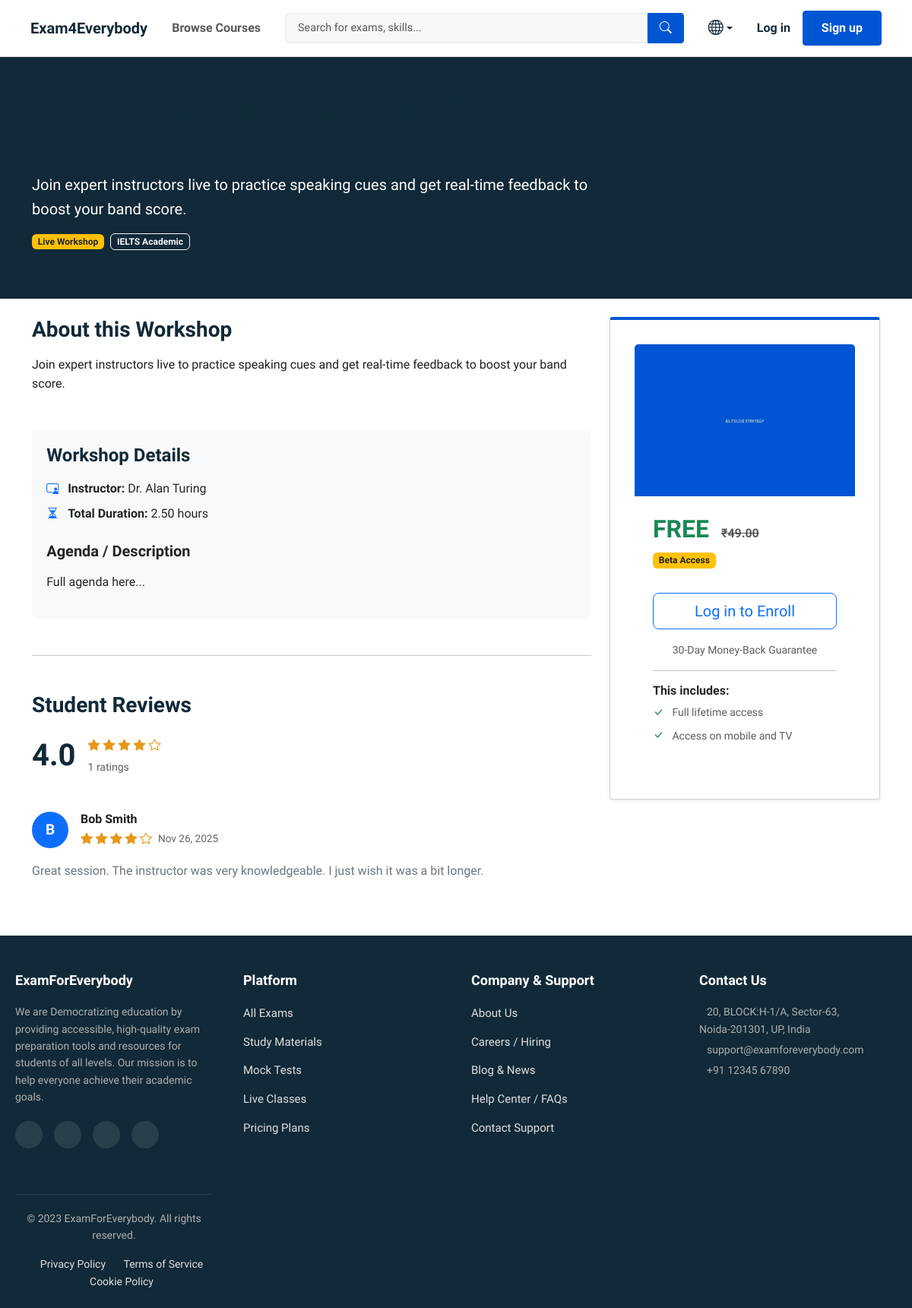
The app's page /marketplace/ielts-speaking-live/ with its own data.
### marketplace/models.py (models this page shows, shortened)
class MarketplaceItem(TimeStampedModel):
    class ItemType(models.TextChoices):
        MOCK_TEST = 'MOCK_TEST', _('Mock Test')
        WORKSHOP = 'WORKSHOP', _('Workshop')
        VIDEO_COURSE = 'VIDEO_COURSE', _('Video Course')
        NOTE = 'NOTE', _('Note')
    title = models.CharField(_("Title"), max_length=255)
    description = models.TextField(_("Description"), blank=True)
    slug = models.SlugField(unique=True, max_length=255, help_text=_("URL friendly name"))
    item_type = models.CharField(max_length=20, choices=ItemType.choices)
    price = models.DecimalField(max_digits=10, decimal_places=2, default=0.00)
    thumbnail_image = models.ImageField(upload_to='thumbnails/items/', blank=True, null=True)
    categories = models.ManyToManyField(Category, related_name='items', blank=True)
    is_active = models.BooleanField(default=False, help_text=_("Is this item listed for sale?"))

class Testimonial(TimeStampedModel):
    item = models.ForeignKey(MarketplaceItem, on_delete=models.CASCADE, related_name='testimonials')
    user = models.ForeignKey(settings.AUTH_USER_MODEL, on_delete=models.CASCADE)
    rating = models.PositiveSmallIntegerField(help_text=_("Rating from 1 to 5"))
    text = models.TextField(_("Review Text"))
    class Meta:
        unique_together = ('item', 'user')

### core/models.py (models this page shows, shortened)
class Category(TimeStampedModel):
    value = models.CharField(
        max_length=50,
        unique=True,
        verbose_name="Internal Code"
    )
    display_name = models.CharField(
        max_length=100,
        verbose_name="Display Name"
    )
    parent_category = models.ForeignKey(
        'self',
        on_delete=models.SET_NULL,
        null=True,
        blank=True,
        related_name='children'
    )
    class Meta:
        verbose_name_plural = "Categories"
        ordering = ['display_name']

### workshops/models.py (models this page shows, shortened)
class WorkshopAttributes(TimeStampedModel):
    item = models.OneToOneField(MarketplaceItem, on_delete=models.CASCADE, primary_key=True, related_name='workshop_details')
    instructor = models.ForeignKey(settings.AUTH_USER_MODEL, on_delete=models.SET_NULL, null=True, related_name='taught_workshops')
    description_long = models.TextField(_("Detailed Agenda"), help_text=_("Full schedule or curriculum details"))
    prerequisites = models.TextField(_("Prerequisites"), blank=True)
    total_duration_hours = models.DecimalField(max_digits=4, decimal_places=2, help_text=_("Approximate total duration"))

### users/models.py (models this page shows, shortened)
class CustomUser(AbstractUser):
    class Role(models.TextChoices):
        STUDENT = 'STUDENT', 'Student'
        INSTRUCTOR = 'INSTRUCTOR', 'Instructor'
        ADMIN = 'ADMIN', 'Admin'
    country = models.CharField(
        max_length=2,
        choices=COUNTRY_CHOICES,
        default='IN',
        verbose_name=("Country")
    )
    role = models.CharField(
        max_length=15,
        choices=Role.choices,
        default=Role.STUDENT,
        verbose_name="User Role"
    )
    bio = models.TextField(
        blank=True,
        null=True
    )
    REQUIRED_FIELDS = ['email', 'role']

### marketplace/views.py (the view)
# urls.py: path('<slug:slug>/', views.ItemDetailView.as_view(), name='item_detail'),
class ItemDetailView(DetailView):
    model = MarketplaceItem
    template_name = 'marketplace/item_detail.html'
    context_object_name = 'item'
    def get_queryset(self):
        return MarketplaceItem.objects.filter(is_active=True)
    def get_context_data(self, **kwargs):
        context = super().get_context_data(**kwargs)
        item = self.get_object()
        reviews = Testimonial.objects.filter(item=item).order_by('-created')
        avg_rating = reviews.aggregate(Avg('rating'))['rating__avg']
        is_enrolled = False
        if self.request.user.is_authenticated:
            is_enrolled = UserEnrollment.objects.filter(
                user=self.request.user,
                item=item
            ).exists()
        context['reviews'] = reviews
        context['avg_rating'] = avg_rating if avg_rating else 0
        context['review_count'] = reviews.count()
        context['is_enrolled'] = is_enrolled
        return context

### core/context_processors.py (called while the page is built)
def global_categories(request):
    return {
        'PAYMENTS_ACTIVE': settings.PAYMENTS_ACTIVE,
        'navbar_categories': Category.objects.filter(parent_category__isnull=True).prefetch_related('children')
    }

### templates/marketplace/item_detail.html (shortened to what this page needs)
{% extends 'base.html' %}
{% load static %}
{% load i18n %}
{% block content %}
<div style="background-color: var(--brand-dark); color: white;" class="py-5 mb-4">
    <div class="container">
        <div class="row">
            <div class="col-lg-8">
                <h1 class="fw-bold">{{ item.title }}</h1>
                 <p class="lead mb-3">{{ item.description|truncatewords:30 }}</p>
                 <div class="d-flex align-items-center mb-3">
                    <span class="badge bg-warning text-dark me-2">
                        {% if item.item_type == 'MOCK_TEST' %}
                            {% trans "Mock Test" %}
                        {% elif item.item_type == 'WORKSHOP' %}
                            {% trans "Live Workshop" %}
                        {% endif %}
                    </span>
                     {% if item.categories.first %}
                        <span class="badge border border-light text-light">{{ item.categories.first.display_name }}</span>
                     {% endif %}
                 </div>
            </div>
        </div>
    </div>
</div>
<div class="container mb-5">
    <div class="row">
        <div class="col-lg-8 order-2 order-lg-1">
             <h3 class="mb-3 fw-bold" style="color: var(--brand-dark);">{% trans "About this" %} {{ item.get_item_type_display }}</h3>
             <div class="mb-5">
                 {{ item.description|linebreaks }}
             </div>
             {% if item.item_type == 'MOCK_TEST' and item.mock_test_details %}
                <div class="card mb-4 border-0 bg-light">
                    <div class="card-body">
                        <h4 class="fw-bold mb-3">{% trans "Test Details" %}</h4>
                        <ul class="list-unstyled">
                            <li class="mb-2"><i class="bi bi-bar-chart-fill text-primary me-2"></i> <strong>{% trans "Level:" %}</strong> {{ item.mock_test_details.get_level_display }}</li>
                            <li class="mb-2"><i class="bi bi-clock-fill text-primary me-2"></i> <strong>{% trans "Duration:" %}</strong> {{ item.mock_test_details.duration_minutes }} {% trans "minutes" %}</li>
                        </ul>
                    </div>
                </div>
             {% elif item.item_type == 'WORKSHOP' and item.workshop_details %}
                <div class="card mb-4 border-0 bg-light">
                    <div class="card-body">
                        <h4 class="fw-bold mb-3">{% trans "Workshop Details" %}</h4>
                         <ul class="list-unstyled">
                            <li class="mb-2"><i class="bi bi-person-video3 text-primary me-2"></i> <strong>{% trans "Instructor:" %}</strong> {{ item.workshop_details.instructor.get_full_name }}</li>
                            <li class="mb-2"><i class="bi bi-hourglass-split text-primary me-2"></i> <strong>{% trans "Total Duration:" %}</strong> {{ item.workshop_details.total_duration_hours }} {% trans "hours" %}</li>
                        </ul>
                        <h5 class="mt-4 fw-bold">{% trans "Agenda / Description" %}</h5>
                        <p>{{ item.workshop_details.description_long|linebreaks }}</p>
                    </div>
                </div>
             {% endif %}
            <hr class="my-5">
            <h3 class="mb-4 fw-bold" style="color: var(--brand-dark);">
                 {% trans "Student Reviews" %}
            </h3>
            <div class="d-flex align-items-center mb-4">
                 <h1 class="fw-bold mb-0 me-3" style="color: var(--brand-dark);">
                     {{ avg_rating|default:"0.0"|floatformat:1 }}
                 </h1>
                 <div>
                     <div class="star-rating-static mb-1">
                        {% with rating_int=avg_rating|default:0|floatformat:0|add:0 %}
                            {% for i in "12345" %}
                                {% if forloop.counter <= rating_int %}
                                    <i class="bi bi-star-fill"></i>
                                {% else %}
                                    <i class="bi bi-star"></i>
                                {% endif %}
                            {% endfor %}
                        {% endwith %}
                     </div>
                     <p class="text-muted small mb-0">
                         {{ review_count }} {% trans "ratings" %}
                     </p>
                 </div>
            </div>
            <div class="reviews-list">
                 {% for review in reviews %}
                 <div class="review-card">
                     <div class="d-flex mb-3">
                         <div class="avatar-circle bg-primary text-white rounded-circle d-flex align-items-center justify-content-center me-3 review-avatar">
                             {{ review.user.email|first|upper }}
                         </div>
                         <div>
                             <h6 class="fw-bold mb-1">
                                 {% if review.user.get_full_name %}
                                     {{ review.user.get_full_name }}
                                 {% else %}
                                     {{ review.user.email|truncatechars:10 }}
                                 {% endif %}
                             </h6>
                             <div class="d-flex align-items-center">
                                 <div class="star-rating-static me-2 small">
                                     {% for i in "12345" %}
                                         {% if forloop.counter <= review.rating %}
                                             <i class="bi bi-star-fill"></i>
                                         {% else %}
                                             <i class="bi bi-star"></i>
                                         {% endif %}
                                     {% endfor %}
                                 </div>
                                 <span class="review-date">
                                     {{ review.created|date:"M d, Y" }}
                                 </span>
                             </div>
                         </div>
                     </div>
                     <p class="mb-0 text-secondary">{{ review.text|linebreaksbr }}</p>
                 </div>
                 {% empty %}
                 <p class="text-muted py-3">
                     {% trans "No reviews yet. Be the first to review this item!" %}
                 </p>
                 {% endfor %}
            </div>
        </div>
        <div class="col-lg-4 order-1 order-lg-2 mb-4 position-relative">
            <div class="card shadow-sm sticky-lg-top hero-card-floating" style="top: 2rem; z-index: 100;">
                {% if item.thumbnail_image %}
                    <img src="{{ item.thumbnail_image.url }}" class="card-img-top" alt="{{ item.title }}" style="height: 200px; object-fit: cover;">
                {% else %}
                    <div class="bg-secondary" style="height: 200px;"></div>
                {% endif %}
                <div class="card-body p-4">
                    {% if is_enrolled %}
                        <div class="text-center mb-4">
                            <span class="badge bg-success-subtle text-success border border-success mb-3 px-3 py-2 rounded-pill">
                                <i class="bi bi-check-circle-fill me-1"></i> {% trans "Enrolled" %}
                            </span>
                            <h3 class="fw-bold text-success">{% trans "You own this." %}</h3>
                            <p class="text-muted small">{% trans "Ready to continue your learning?" %}</p>
                        </div>
                        <div class="d-grid">
                            {% if item.item_type == 'MOCK_TEST' %}
    <a href="{% url 'start_test' item.slug %}" class="btn btn-success btn-lg w-100 shadow-sm">
        <i class="bi bi-play-circle-fill me-2"></i> {% trans "Start Test" %}
    </a>
{% elif item.item_type == 'WORKSHOP' %}
    <a href="#" class="btn btn-primary btn-lg w-100 shadow-sm">
        <i class="bi bi-camera-video-fill me-2"></i> {% trans "Join Session" %}
    </a>
{% endif %}
                        </div>
                    {% else %}
                        <div class="mb-4">
                            {% if PAYMENTS_ACTIVE %}
                                <h2 class="fw-bold text-primary">₹{{ item.price }}</h2>
                            {% else %}
                                <h2 class="fw-bold text-success">
                                    FREE
                                    <small class="text-muted text-decoration-line-through fs-6 ms-2">₹{{ item.price }}</small>
                                </h2>
                                <span class="badge bg-warning text-dark mb-2">Beta Access</span>
                            {% endif %}
                        </div>
                        <div class="d-grid">
                            {% if user.is_authenticated %}
                                <form action="{% url 'initiate_purchase' item.slug %}" method="post">
                                    {% csrf_token %}
                                    <button type="submit" class="btn btn-primary-ud btn-lg w-100">
                                        {% if PAYMENTS_ACTIVE %}
                                            {% trans "Buy Now" %}
                                        {% else %}
                                            {% trans "Enroll for Free" %}
                                        {% endif %}
                                    </button>
                                </form>
                            {% else %}
                                <a href="{% url 'login' %}?next={{ request.path }}" class="btn btn-outline-primary btn-lg">
                                    {% trans "Log in to Enroll" %}
                                </a>
                            {% endif %}
                        </div>
                        <p class="text-center small text-muted mt-3 mb-0">{% trans "30-Day Money-Back Guarantee" %}</p>
                    {% endif %}
                    <hr>
                    <h6 class="fw-bold">{% trans "This includes:" %}</h6>
                    <ul class="list-unstyled small text-muted">
                        <li class="mb-2"><i class="bi bi-check-lg text-success me-2"></i> {% trans "Full lifetime access" %}</li>
                        <li class="mb-2"><i class="bi bi-check-lg text-success me-2"></i> {% trans "Access on mobile and TV" %}</li>
                    </ul>
                </div>
            </div>
        </div>
    </div> </div> {% endblock %}

### static/css/style.css (style rules this page uses)
:root { --brand-dark: #112938; --brand-primary: #0056D2; --brand-bg-light: #F5F7F8; --brand-border: #e5e7eb; --text-main: #1F1F1F; --text-secondary: #636363; --font-stack: 'Source Sans Pro', sans-serif; --shadow-soft: 0 4px 12px rgba(17, 41, 56, 0.08); --shadow-hover: 0 8px 24px rgba(17, 41, 56, 0.12); }
body { font-family: var(--font-stack); color: var(--text-main); background-color: #fff; line-height: 1.6; -webkit-font-smoothing: antialiased; }
h1, h2, h3, h4, .navbar-brand { font-family: var(--font-stack); font-weight: 700; color: var(--brand-dark); }
.hero-card-floating { background-color: #fff; padding: 32px; max-width: 440px; box-shadow: var(--shadow-soft); border-top: 4px solid var(--brand-primary); border-radius: 4px; }
.card-body { padding: 1.2rem; }
.review-card { border-bottom: 1px solid var(--brand-border); padding: 1.5rem 0; }
.review-card:last-child { border-bottom: none; }
.review-avatar { width: 48px; height: 48px; font-size: 1.2rem; font-weight: 700; }
.review-date { font-size: 0.85rem; color: var(--text-secondary); }
.star-rating-static i { color: #E59819; font-size: 1rem; }

### records on screen
MarketplaceItem: description "Join expert instructors live to practice speaking cues and get real-time feedback to boost your band score.", categories.first.display_name "IELTS Academic", item_type "Workshop", workshop_details.instructor.get_full_name "Dr. Alan Turing", workshop_details.total_duration_hours "2.50", workshop_details.description_long "Full agenda here...", thumbnail_image (picture), price "49.00"
Testimonial: user.email|first "B", user.get_full_name "Bob Smith", rating 4 (drawn), created "Nov 26, 2025", text "Great session. The instructor was very knowledgeable. I just wish it was a bit longer."

### other values on screen
{{ avg_rating|default:"0.0"|floatformat:1 }} "4.0"
{{ review_count }} "1"
